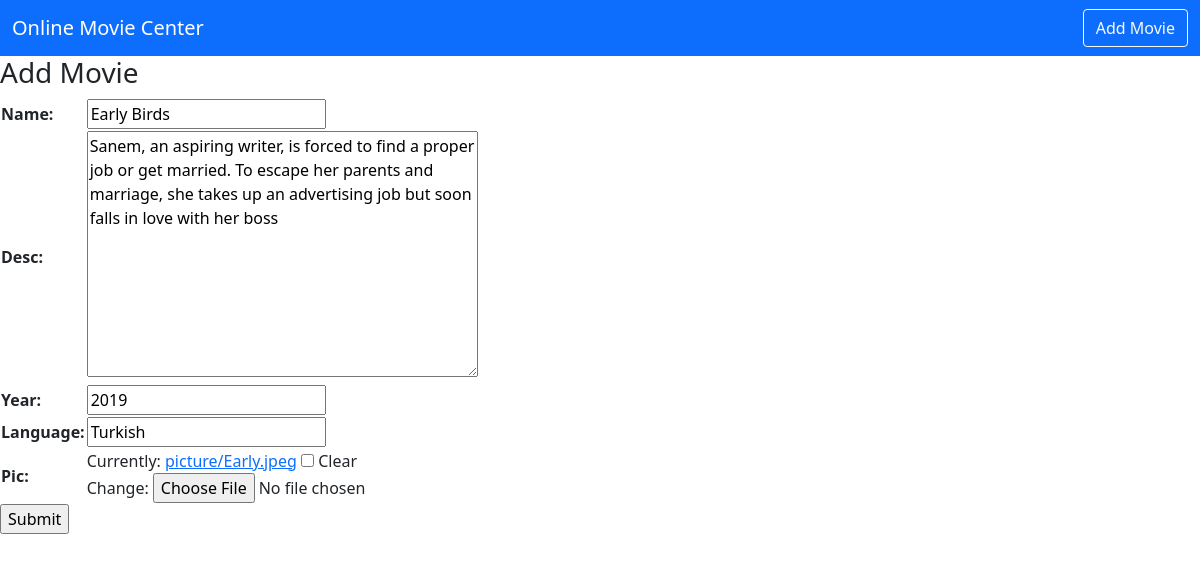
The app's page /update/5/ with its own data.
### movie/models.py (models this page shows, shortened)
class Movie(models.Model):
    name=models.CharField(max_length=30)
    desc=models.TextField()
    year=models.IntegerField()
    language=models.CharField(max_length=30)
    pic=models.ImageField(upload_to='picture',null=True,blank=True)

### movie/views.py (the view)
# urls.py: path('update/<int:n>/',views.Movieupdate,name="update"),
def Movieupdate(request,n):
    ed=Movie.objects.get(id=n)
    if(request.method=="POST"):
        f=Add(request.POST,request.FILES,instance=ed)
        if f.is_valid():
            f.save()
            return home(request)
    f=Add(instance=ed)
    return render(request,'addmovie.html',{'f':f})

### movie/forms.py
class Add(forms.ModelForm):
    class Meta:
        model=Movie
        fields='__all__'

### templates/addmovie.html (shortened to what this page needs)
<!DOCTYPE html>
{% extends 'base.html' %}
{% load static %}
{% block content %}
<h3> Add Movie </h3>
<form method="POST" enctype="multipart/form-data">
<table>
    {{f.as_table}}
</table>
<input type="submit">
{% endblock %}

### records on screen
Movie: name "Early Birds", desc "Sanem, an aspiring writer, is forced to find a proper job or get married. To escape her parents and marriage, she takes up an advertising job but soon falls in love with her boss", year "2019", language "Turkish"
